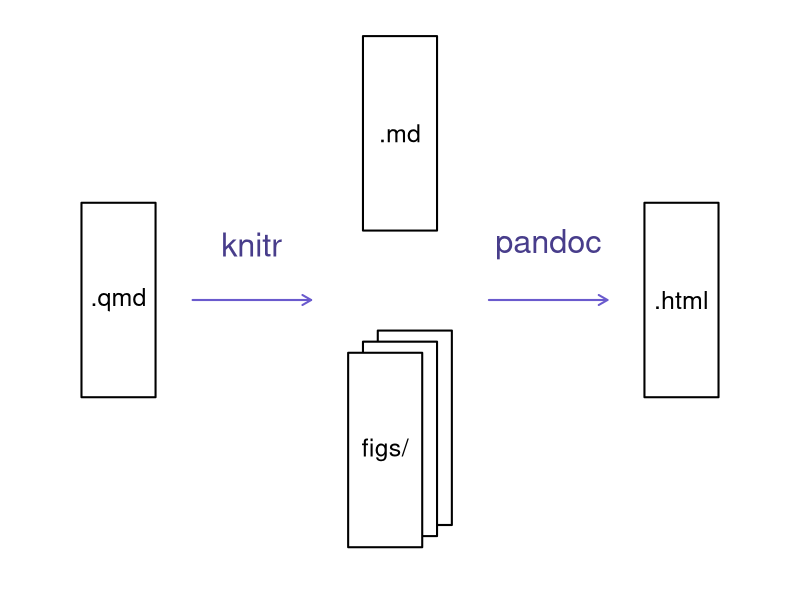

Recreate this plot in R.
## ---- chunk 1
#| label: fig-rmd_to_html_fig
#| fig-cap: "R 마크다운 문서를 HTML로 변환하는 과정"
#| fig-width: 8
#| fig-height: 3
#| fig-align: "left"
#| echo: false

par(mar=rep(0, 4), bty="n", cex=1.5)
plot(0, 0, type="n", xlab="", ylab="", xaxt="n", yaxt="n",
     xlim=c(0, 100), ylim=c(0, 100))
xw <- 10
yh <- 35
xm <- 12
ym <- 50
rect(xm-xw/2, ym-yh/2, xm+xw/2, ym+yh/2, lwd=2)
text(xm, ym, ".qmd")

xm <- 50
ym <- 80
rect(xm-xw/2, ym-yh/2, xm+xw/2, ym+yh/2, lwd=2)
text(xm, ym, ".md")
xm <- 50; ym <- 25
for(i in c(2, 0, -2))
    rect(xm-xw/2+i, ym-yh/2+i, xm+xw/2+i, ym+yh/2+i, lwd=2,
         border="black", col="white")
text(xm-2, ym-2, "figs/")

xm <- 100-12
ym <- 50
rect(xm-xw/2, ym-yh/2, xm+xw/2, ym+yh/2, lwd=2)
text(xm, ym, ".html")

arrows(22, 50, 38, 50, lwd=2, col="slateblue", len=0.1)
text((22+38)/2, 60, "knitr", col="darkslateblue", cex=1.3)

arrows(62, 50, 78, 50, lwd=2, col="slateblue", len=0.1)
text((62+78)/2, 60, "pandoc", col="darkslateblue", cex=1.3)
